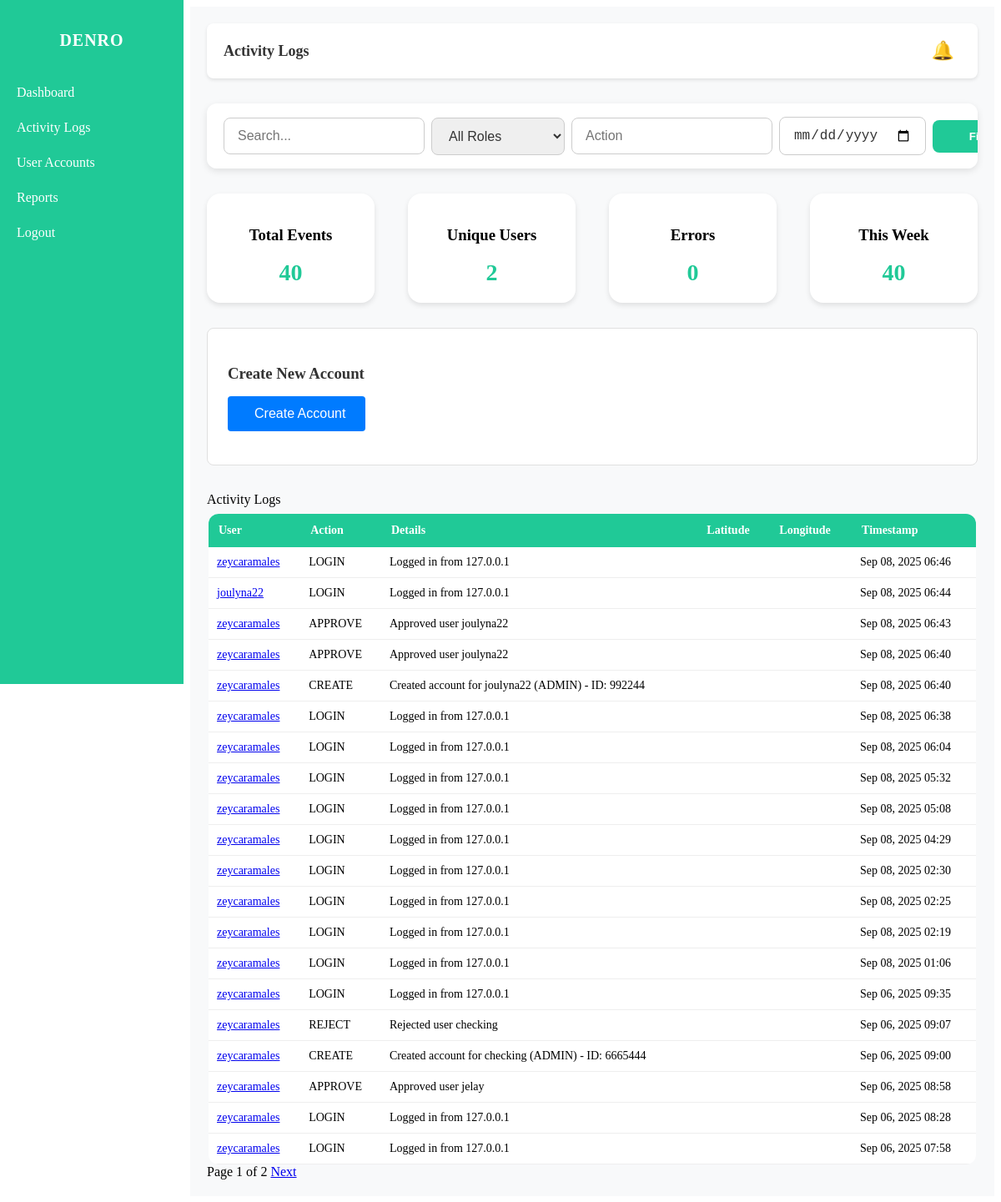
Page /custom-admin/activity-logs/ (signed in) on the committed database.
### DENRO/models.py (models this page shows, shortened)
class ActivityLog(models.Model):
    user        = models.ForeignKey(
        settings.AUTH_USER_MODEL,              # ✅ use the string via settings
        on_delete=models.SET_NULL,
        null=True, blank=True,
        related_name="activity_logs",
    )
    action      = models.CharField(max_length=16, choices=ActivityAction.choices)
    details     = models.TextField(blank=True, null=True)
    ip_address  = models.GenericIPAddressField(blank=True, null=True)
    created_at  = models.DateTimeField(auto_now_add=True)
    class Meta:
        ordering = ["-created_at"]
        indexes = [
            models.Index(fields=["-created_at"]),
            models.Index(fields=["action"]),
            models.Index(fields=["user"]),
        ]

class User(AbstractUser):
    class RoleChoices(models.TextChoices):
        SUPER_ADMIN = "SUPER_ADMIN", "Super Admin"
        ADMIN = "ADMIN", "Admin"
        PENRO = "PENRO", "PENRO"
        CENRO = "CENRO", "CENRO"
        EVALUATOR = "EVALUATOR", "Evaluator"
    role = models.CharField(
        max_length=20, choices=RoleChoices.choices, default=RoleChoices.ADMIN
    )
    is_approved = models.BooleanField(default=False)
    is_rejected = models.BooleanField(default=False)
    is_deactivated = models.BooleanField(default=False)
    gender = models.CharField(max_length=10, blank=True, null=True)
    phone_number = models.CharField(max_length=20, blank=True, null=True)
    region = models.CharField(max_length=100, blank=True, null=True)
    profile_pic = models.CharField(max_length=255, blank=True, null=True)
    id_number = models.CharField(max_length=50, blank=True, null=True, unique=True)

### DENRO/views.py (the view, shortened to what this page needs)
# urls.py: path("custom-admin/activity-logs/", views.admin_activity_logs, name="admin_activitylogs"),
@login_required
def admin_activity_logs(request):
    notifications, unread_count = get_unread_notifications()
    logs_qs = ActivityLog.objects.all().select_related("user").order_by("-created_at")
    q = request.GET.get("q")
    role = request.GET.get("role")
    action = request.GET.get("action")
    dfrom = request.GET.get("from")
    dto = request.GET.get("to")
    if q:
        logs_qs = logs_qs.filter(
            Q(user__username__icontains=q) | Q(details__icontains=q) | Q(action__icontains=q)
        )
    if role:
        logs_qs = logs_qs.filter(user__role=role)
    if action:
        logs_qs = logs_qs.filter(action=action)
    if dfrom:
        logs_qs = logs_qs.filter(created_at__date__gte=dfrom)
    if dto:
        logs_qs = logs_qs.filter(created_at__date__lte=dto)
    paginator = Paginator(logs_qs, 20)
    page_obj = paginator.get_page(request.GET.get("page") or 1)
    metrics = {
        "total_events": logs_qs.count(),
        "unique_users": logs_qs.values("user_id").distinct().count(),
        "errors": logs_qs.filter(action="ERROR").count(),
        "this_week": logs_qs.filter(created_at__gte=now() - timedelta(days=7)).count(),
    }
    total_events_breakdown = dict(logs_qs.values_list("action").annotate(c=Count("id")))
    unique_user_ids = logs_qs.values("user_id").distinct()
    unique_users_breakdown = dict(
        logs_qs.filter(user_id__in=[u["user_id"] for u in unique_user_ids])
        .values_list("action")
        .annotate(c=Count("id"))
    )
    errors_breakdown = dict(
        logs_qs.filter(action="ERROR").values_list("details").annotate(c=Count("id"))
    )
    this_week_qs = logs_qs.filter(created_at__gte=now() - timedelta(days=7))
    this_week_breakdown = dict(this_week_qs.values_list("action").annotate(c=Count("id")))
    context = {
        "logs": page_obj.object_list,
        "page_obj": page_obj,
        "metrics": metrics,
        "action_counts_json": json.dumps(total_events_breakdown),
        "popup_data": {
            "total_events": total_events_breakdown,
            "unique_users": unique_users_breakdown,
            "errors": errors_breakdown,
            "this_week": this_week_breakdown,
        },
        "notifications": notifications,
        "unread_count": unread_count,
    }
    return render(request, "ADMIN/admin_activitylogs.html", context)

### DENRO/context_processors.py (called while the page is built)
def _normalize_role(raw: Any) -> str:
    if raw is None:
        return ""
    text = str(raw).upper()
    return re.sub(r"[^A-Z]", "", text)

### DENRO/views.py (called while the page is built)
def get_unread_notifications():
    notifications = Notification.objects.filter(is_read=False).order_by("-created_at")
    return notifications, notifications.count()

### DENRO/templates/ADMIN/admin_activitylogs.html (shortened to what this page needs)
{% load static %}
<!DOCTYPE html>
<html lang="en">
<head>
    <link rel="stylesheet" href="{% static 'css/dashboard.css' %}">
    <link rel="stylesheet" href="{% static 'styles/sidebar.css' %}">
</head>
<body>
    {% include 'includes/adminsidebar.html' %}
    <div class="content">
        <div class="top-bar">
            <h2>Activity Logs</h2>
            <div class="notification">
                <button id="notifBtn" class="bell-btn">
                    🔔
                </button>
            </div>
        </div>
        <div class="filters">
            <form method="get">
                <input type="text" name="q" placeholder="Search..." value="{{ request.GET.q }}">
                <select name="role">
                    <option value="">All Roles</option>
                </select>
                <input type="text" name="action" placeholder="Action" value="{{ request.GET.action }}">
                <input type="date" name="from" value="{{ request.GET.from }}">
                <button type="submit">Filter</button>
            </form>
        </div>
        <div class="cards">
            <div class="card"><h3>Total Events</h3><p>{{ metrics.total_events }}</p></div>
            <div class="card"><h3>Unique Users</h3><p>{{ metrics.unique_users }}</p></div>
            <div class="card"><h3>Errors</h3><p>{{ metrics.errors }}</p></div>
            <div class="card"><h3>This Week</h3><p>{{ metrics.this_week }}</p></div>
        </div>
        <div class="account-creation-container" style="background: #fff; padding: 1.5rem; border-radius: 8px; border: 1px solid #e0e0e0; margin-bottom: 2rem;">
            <h3 style="margin-bottom: 1rem; color: #333;">Create New Account</h3>
            <button id="toggleCreateForm" class="btn btn-primary" style="background: #007bff; color: white; border: none; padding: 0.75rem 1.5rem; border-radius: 4px; cursor: pointer; font-size: 1rem; margin-bottom: 1rem;">
                Create Account
            </button>
        </div>
        <div class="section-title">Activity Logs</div>
        <div class="table-wrap">
            <table>
                <thead>
                    <tr>
                        <th>User</th>
                        <th>Action</th>
                        <th>Details</th>
                        <th>Latitude</th>
                        <th>Longitude</th>
                        <th>Timestamp</th>
                    </tr>
                </thead>
                <tbody>
                    {% for log in logs %}
                    <tr>
                        <td>
                            <a href="#" class="user-link" data-user-id="{{ log.user.id }}">
                                {{ log.user.username }}
                            </a>
                        </td>
                        <td>{{ log.action }}</td>
                        <td>{{ log.details }}</td>
                        <td>{{ log.latitude }}</td>
                        <td>{{ log.longitude }}</td>
                        <td>{{ log.created_at|date:"M d, Y H:i" }}</td>
                    </tr>
                    {% empty %}
                    <tr>
                        <td colspan="6">No logs found</td>
                    </tr>
                    {% endfor %}
                </tbody>
            </table>
        </div>
        <div class="pagination">
            <span>Page {{ page_obj.number }} of {{ page_obj.paginator.num_pages }}</span>
            {% if page_obj.has_next %}
                <a href="?page={{ page_obj.next_page_number }}{% for key,value in request.GET.items %}{% if key != 'page' %}&{{ key }}={{ value }}{% endif %}{% endfor %}">Next</a>
            {% endif %}
        </div>
    </div>
</body>
</html>

### DENRO/static/styles/dashboard.css (style rules this page uses)
:root { --main-bg: #19c59f; --color-text: #0a3b30; --color-text-light: #0d5145; --color-accent: #0a3b30; --panel: #d8f7ec; --panel-2: #e8f4ef; --radius: 14px; --left-strip: 240px; }

### DENRO/static/styles/sidebar.css (style rules this page uses)
.content { margin-left: 220px; padding: 20px; background: #f8f9fa; min-height: 100vh; }
.filters { background: white; padding: 16px 20px; border-radius: 12px; box-shadow: 0 3px 8px rgba(0,0,0,0.1); max-width: 920px; margin: 0 auto 30px; display: flex; flex-wrap: nowrap; gap: 8px; align-items: center; justify-content: flex-start; overflow-x: auto; scrollbar-width: thin; scrollbar-color: #20c997 #f1f1f1; }
.filters form { display: flex; flex-wrap: nowrap; gap: 8px; width: 100%; align-items: center; min-width: max-content; }
.filters input[type="text"], .filters input[type="date"], .filters select { padding: 12px 16px; border: 1px solid #ccc; border-radius: 8px; font-size: 16px; color: #333; min-width: 160px; transition: border-color 0.2s ease; box-sizing: border-box; }
.filters button[type="submit"] { background-color: #20c997; color: white; border: none; padding: 12px 24px; border-radius: 8px; font-weight: 600; cursor: pointer; transition: background-color 0.3s ease; min-width: 120px; white-space: nowrap; }
.top-bar { display: flex; justify-content: space-between; align-items: center; background: #ffffff; padding: 12px 20px; border-radius: 8px; box-shadow: 0 2px 4px rgba(0,0,0,0.1); margin-bottom: 30px; }
.top-bar h2 { margin: 0; font-size: 18px; font-weight: 600; color: #333; }
.notification { position: relative; }
.bell-btn { background: none; border: none; font-size: 22px; cursor: pointer; color: #20c997; }
.cards { display: grid; grid-template-columns: repeat(auto-fit, minmax(200px, 1fr)); gap: 40px; margin: 0 auto 30px; max-width: 1000px; }
.card { background: white; padding: 20px; border-radius: 16px; text-align: center; box-shadow: 0 3px 6px rgba(0, 0, 0, 0.1); }
.card p { font-size: 28px; font-weight: bold; color: #20c997; margin: 0; }
.table-wrap { max-width: 920px; margin: 0 auto; }
table { width: 100%; border-collapse: collapse; margin-top: 8px; background: white; border-radius: 12px; overflow: hidden; }
th { background: #20c997; color: white; padding: 12px; text-align: left; font-weight: 600; font-size: 14px; }
td { padding: 10px; border-bottom: 1px solid #eee; font-size: 14px; }

### DENRO/templates/ADMIN/admin_activitylogs.html (style rules this page uses)
.notification { position: relative; display: inline-block; }
.bell-btn { background-color: transparent; border: none; cursor: pointer; font-size: 22px; position: relative; padding: 8px; border-radius: 4px; transition: background-color 0.3s ease; }

### rows in the picture
ActivityLog: user.username "zeycaramales", action "LOGIN", details "Logged in from 127.0.0.1", created_at "Sep 08, 2025 06:46"
ActivityLog: user.username "joulyna22", action "LOGIN", details "Logged in from 127.0.0.1", created_at "Sep 08, 2025 06:44"
ActivityLog: user.username "zeycaramales", action "APPROVE", details "Approved user joulyna22", created_at "Sep 08, 2025 06:43"
ActivityLog: user.username "zeycaramales", action "APPROVE", details "Approved user joulyna22", created_at "Sep 08, 2025 06:40"
ActivityLog: user.username "zeycaramales", action "CREATE", details "Created account for joulyna22 (ADMIN) - ID: 992244", created_at "Sep 08, 2025 06:40"
ActivityLog: user.username "zeycaramales", action "LOGIN", details "Logged in from 127.0.0.1", created_at "Sep 08, 2025 06:38"
ActivityLog: user.username "zeycaramales", action "LOGIN", details "Logged in from 127.0.0.1", created_at "Sep 08, 2025 06:04"
ActivityLog: user.username "zeycaramales", action "LOGIN", details "Logged in from 127.0.0.1", created_at "Sep 08, 2025 05:32"
ActivityLog: user.username "zeycaramales", action "LOGIN", details "Logged in from 127.0.0.1", created_at "Sep 08, 2025 05:08"
ActivityLog: user.username "zeycaramales", action "LOGIN", details "Logged in from 127.0.0.1", created_at "Sep 08, 2025 04:29"
ActivityLog: user.username "zeycaramales", action "LOGIN", details "Logged in from 127.0.0.1", created_at "Sep 08, 2025 02:30"
ActivityLog: user.username "zeycaramales", action "LOGIN", details "Logged in from 127.0.0.1", created_at "Sep 08, 2025 02:25"
ActivityLog: user.username "zeycaramales", action "LOGIN", details "Logged in from 127.0.0.1", created_at "Sep 08, 2025 02:19"
ActivityLog: user.username "zeycaramales", action "LOGIN", details "Logged in from 127.0.0.1", created_at "Sep 08, 2025 01:06"
ActivityLog: user.username "zeycaramales", action "LOGIN", details "Logged in from 127.0.0.1", created_at "Sep 06, 2025 09:35"
ActivityLog: user.username "zeycaramales", action "REJECT", details "Rejected user checking", created_at "Sep 06, 2025 09:07"
ActivityLog: user.username "zeycaramales", action "CREATE", details "Created account for checking (ADMIN) - ID: 6665444", created_at "Sep 06, 2025 09:00"
ActivityLog: user.username "zeycaramales", action "APPROVE", details "Approved user jelay", created_at "Sep 06, 2025 08:58"
ActivityLog: user.username "zeycaramales", action "LOGIN", details "Logged in from 127.0.0.1", created_at "Sep 06, 2025 08:28"
ActivityLog: user.username "zeycaramales", action "LOGIN", details "Logged in from 127.0.0.1", created_at "Sep 06, 2025 07:58"

### other values in the picture
{{ metrics.total_events }} "40"
{{ metrics.unique_users }} "2"
{{ metrics.errors }} "0"
{{ metrics.this_week }} "40"
{{ page_obj.number }} "1"
{{ page_obj.paginator.num_pages }} "2"
